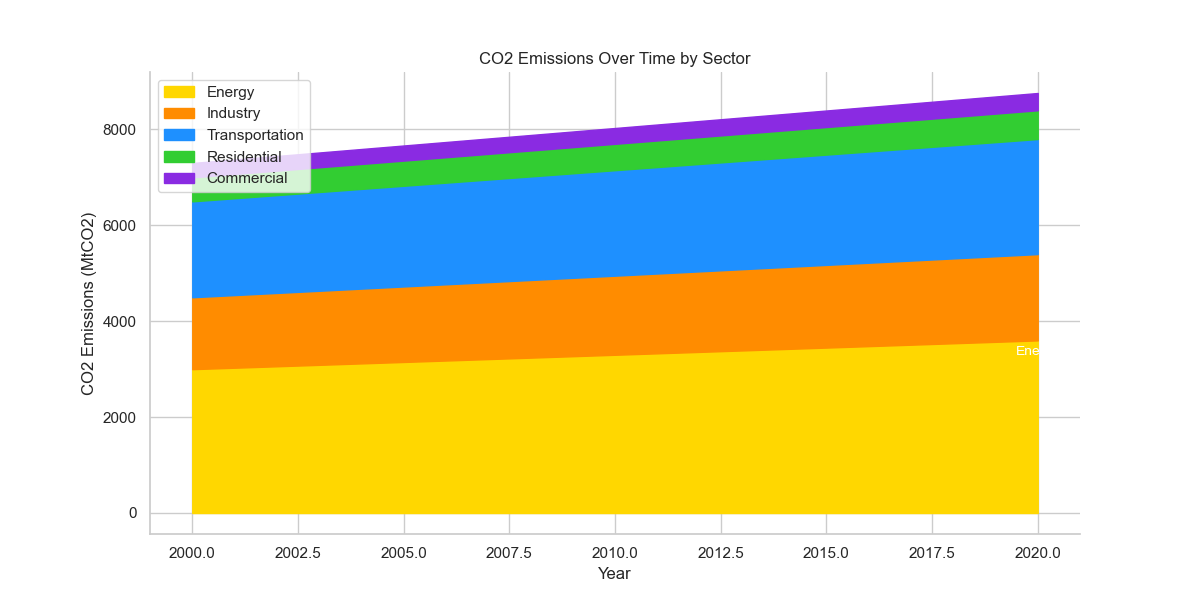

This chart was generated by the following Python code:

import matplotlib.pyplot as plt
import pandas as pd
import seaborn as sns

# Given that generating an enormous amount of data points manually is per definition not feasible, 
# we'll assume the "as much as you can to provide" part refers to preparing a realistically manageable dataset for illustrative purposes.

# Data
data = {
    'Year': [i for i in range(2000, 2021)],
    'Energy': [i * 30 + 3000 for i in range(21)],
    'Industry': [i * 15 + 1500 for i in range(21)],
    'Transportation': [i * 20 + 2000 for i in range(21)],
    'Residential': [i * 5 + 500 for i in range(21)],
    'Commercial': [i * 3 + 300 for i in range(21)],
}
df = pd.DataFrame(data)

# Melting the data to long format
df_melted = df.melt('Year', var_name='Sector', value_name='Emissions')

# Pivot for cumulative sum to stack the sectors on top of each other
df_melted['Cumulative'] = df_melted.groupby('Year')['Emissions'].cumsum()

# Plot
plt.figure(figsize=(12, 6))
colors = ["#FFD700", "#FF8C00", "#1E90FF", "#32CD32", "#8A2BE2"]

# Loop to create the stacked area plot
for i, sector in enumerate(df_melted['Sector'].unique()):
    if i == 0:
        plt.fill_between(df['Year'], 0, df_melted[df_melted['Sector'] == sector]['Cumulative'], color=colors[i], label=sector)
    else:
        plt.fill_between(df['Year'], 
                         df_melted[df_melted['Sector'] == df_melted['Sector'].unique()[i-1]]['Cumulative'], 
                         df_melted[df_melted['Sector'] == sector]['Cumulative'], 
                         color=colors[i], label=sector)

# Annotating the last value of Energy for example
last_year_data = df_melted[df_melted['Year'] == df['Year'].max()]
energy_last_value = last_year_data[last_year_data['Sector'] == 'Energy']['Cumulative'].values[0]
plt.text(df['Year'].max(), energy_last_value - 250, "Energy", verticalalignment='center', horizontalalignment='center', color="white", fontsize=10)

# Customizing the plot
plt.title("CO2 Emissions Over Time by Sector")
plt.xlabel("Year")
plt.ylabel("CO2 Emissions (MtCO2)")
plt.legend(loc='upper left')
sns.despine()
plt.show()
